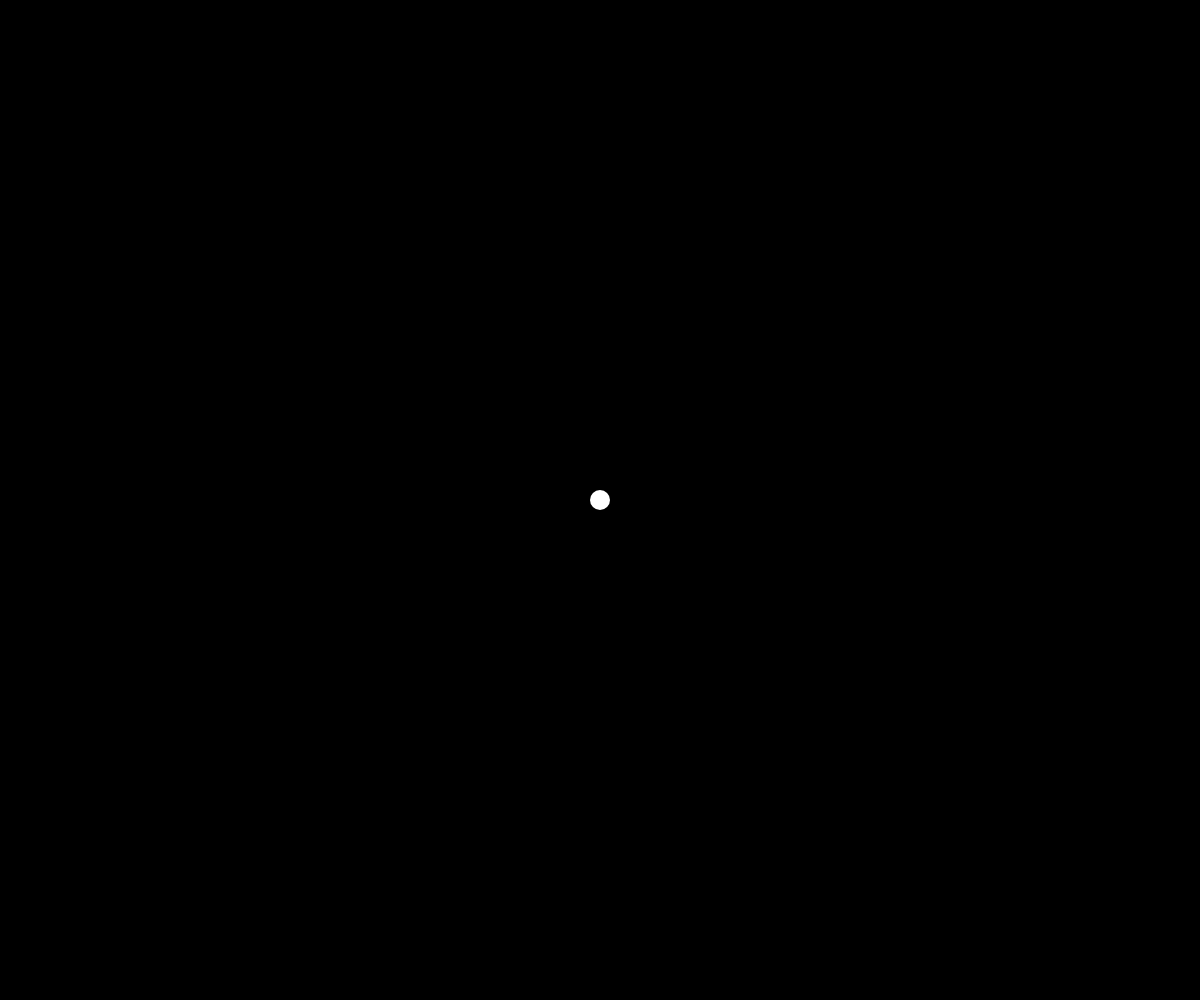
Frame 1 (no input)
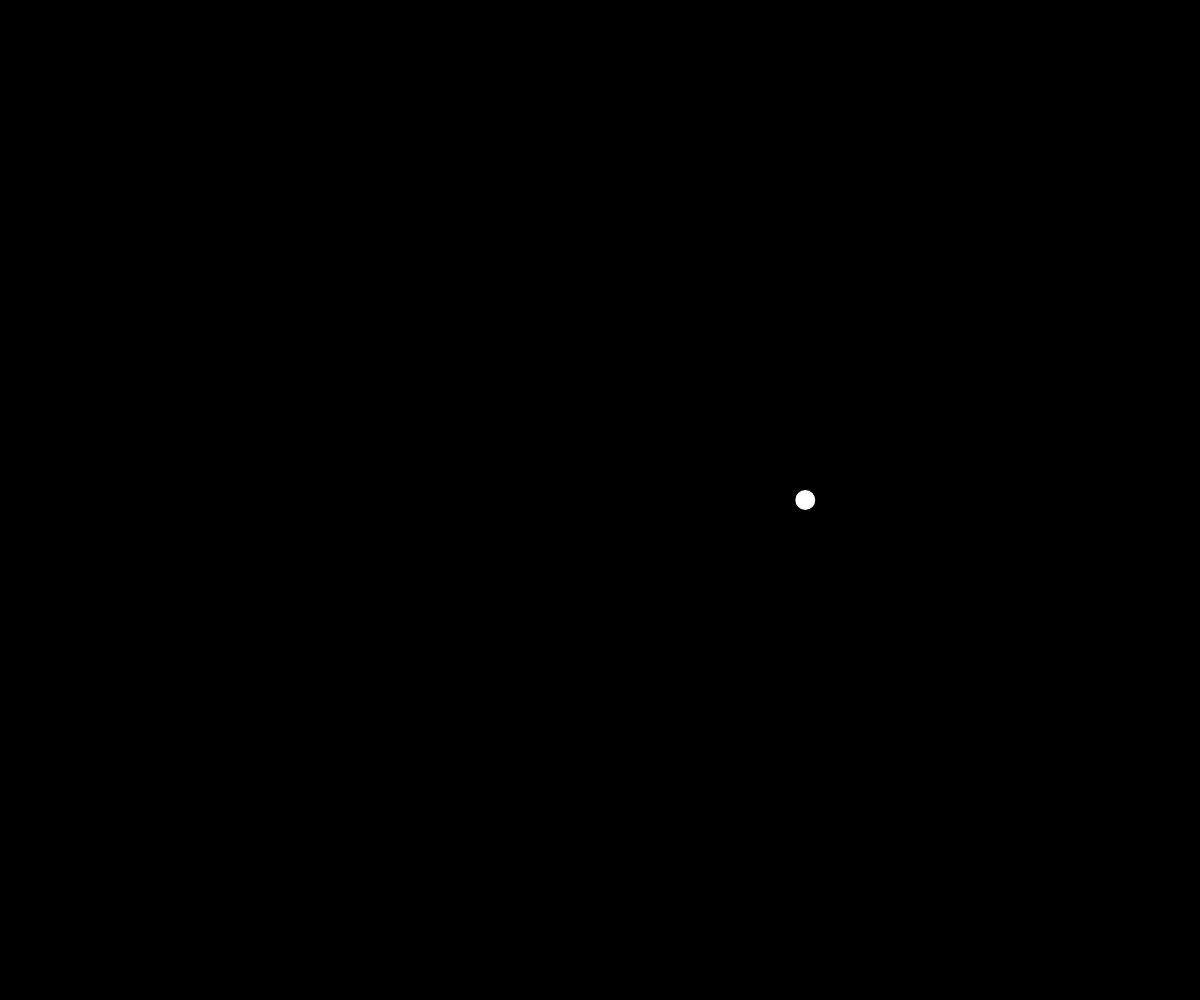
Frame 60 (no input)
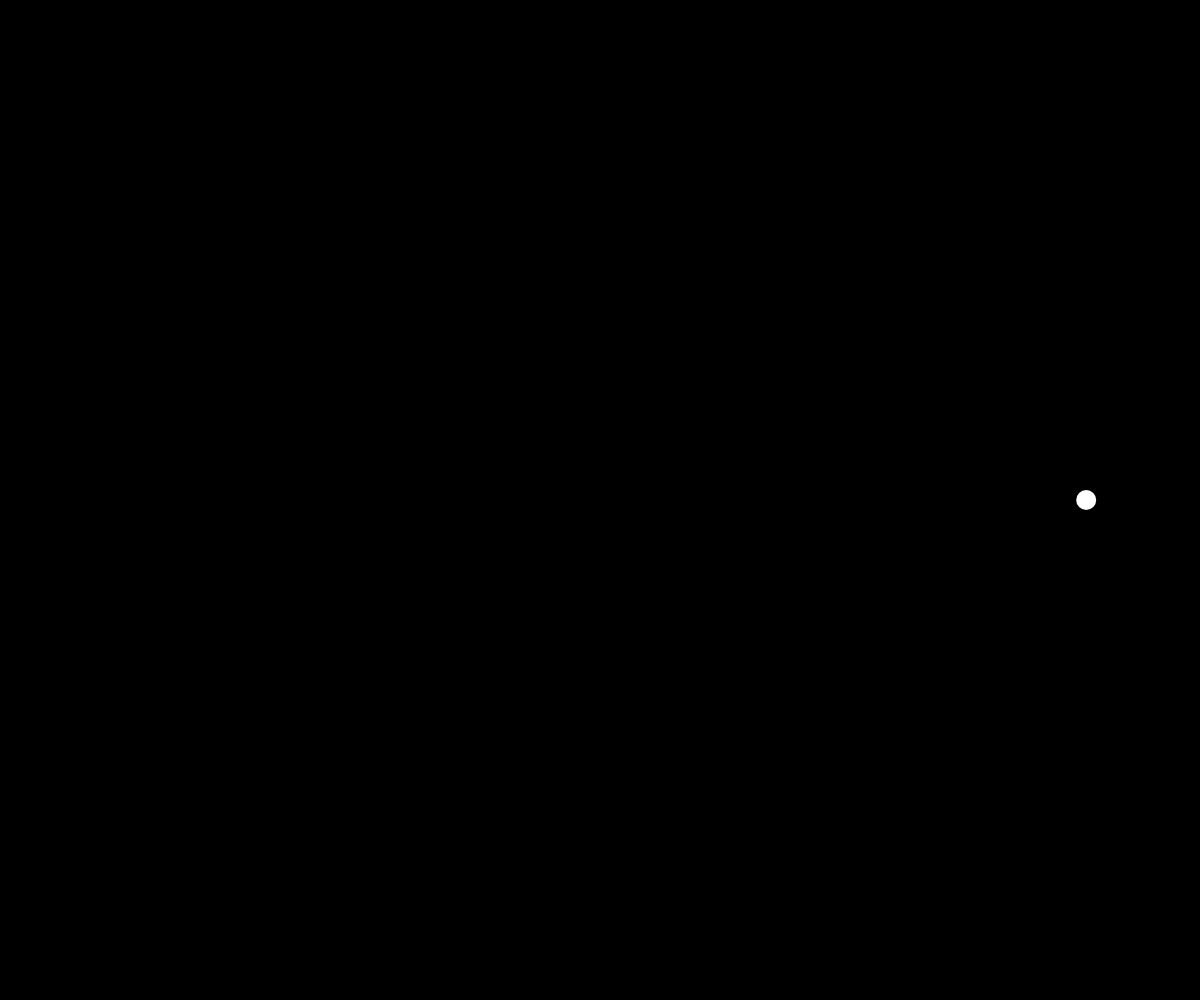
Frame 120 (the mouse pressed at the canvas centre since frame 60)

The p5.js sketch that drew these frames (run headless with seeded random() and noise() and a simulated clock; from frame 60 on, the mouse is pressed at the canvas centre):

// p5.js sketch
// ── sketch.js
//variable

var circleX;
//declare

function setup() {
  createCanvas(window.innerWidth, window.innerHeight);
  circleX = 0.5;
  //initialize
}

function draw() {
  background(0);
  noStroke();
  fill(255);
  ellipse(width*circleX, height*0.5, 20, 20)
  //use
  circleX = circleX * 1.005;
  //animate

}
